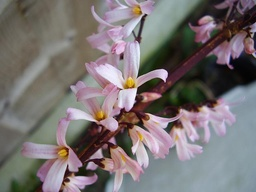
#> input picture python-code/opengl-learning/resources/images/f2.jpg, 256 x 192 px, shrunk from 640 x 480 before the run, found by its file name
$ jupyter execute '104-图像特效-暗角滤镜.ipynb'   (shell and % lines are left out)
#> lines starting #> are read from the running program, lines starting #| are printed output that depends on the picture
# 图像特效-暗角滤镜

[cell 1]
from scipy import signal
import numpy as np
import cv2
import matplotlib.pyplot as plt
import math

[cell 2]
src = cv2.imread('../datas/f2.jpg')
#> src is the input picture: shape (192, 256, 3); mean B, G, R 114.3, 114.2, 120.8
gray = cv2.imread('../datas/f2.jpg',0)
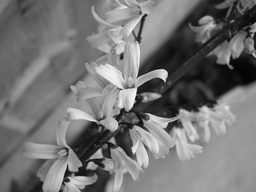
#> gray: shape (192, 256); min 3, max 254, mean 116.2
rgb = cv2.cvtColor(src,cv2.COLOR_BGR2RGB)

[cell 3]
def dark_corner(src,dark_radius=3,last_level=30):
#> called with dark_radius = 5, last_level = 60
    height,width = src.shape[0],src.shape[1]
#> height = 192; width = 256
    srcf = np.float32(src)
    dst = srcf.copy()
    #暗角级别 分1-10级
    R = dark_radius
    xLength = R * 2 + 1
    #暗角最终的级别 0 - 255
    lastLevel = last_level
    # 计算中心点
    middleX = width * 2 // 3
#> middleX = 170
    middleY = height * 1// 2
#> middleY = 96

    #计算距中心点最长距离
    maxDistance =  math.sqrt(middleX ** 2 + middleY**2)
#> maxDistance = 195.2
    # 开始产生暗角的距离
    startDistance = int(maxDistance * (1 - R / 10))
#> startDistance = 97
    def cal_distance(p1,p2):
        return math.sqrt(p1 ** 2 + p2 ** 2)
    # 基于三次贝塞尔曲线
    def cube_bezer_curve(x, p0, p1, p2, p3):
        return p0 * math.pow((1 - x), 3) + 3 * p1 * x * math.pow((1 - x), 2) + 3 * p2 * x * x * (1 - x) + p3 * math.pow(x, 3)
    #计算当前点应增加的暗度
    def cal_dark(x, y, p):
        distance = math.sqrt((x - middleX) ** 2 + (y - middleY) ** 2)
        currBilv = (distance - startDistance) / (maxDistance - startDistance)
        if(currBilv < 0):
            currBilv = 0
        # 应该增加暗度
        return  cube_bezer_curve(currBilv, 0, 0.02, 0.3, 1) * p * lastLevel / 255
    for i in range(height):
        for j in range(width):
            dDarkness = cal_dark(j,i,src[i,j])
            dst[i,j] -= dDarkness
#> this loop made 192 passes
    dst = np.clip(dst,0,255)
    return np.uint8(dst)
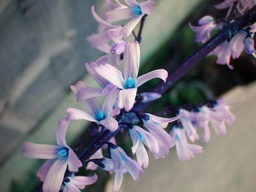
#> returned value: shape (192, 256, 3); mean of channels 0, 1, 2 118.4, 111.9, 112.1; drawn as B, G, R

[cell 4]
dst = dark_corner(rgb,dark_radius=5,last_level=60)

[cell 5]
plt.imshow(dst)

[cell 6]
plt.imshow(np.abs(dst - rgb))
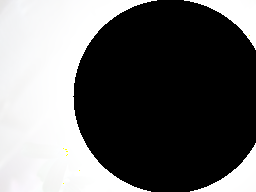
#> shown: shape (192, 256, 3); mean R, G, B 103.7, 103.7, 103.8

$ run again, with python-code/opengl-learning/resources/images/f1.jpg copied over python-code/opengl-learning/resources/images/f2.jpg
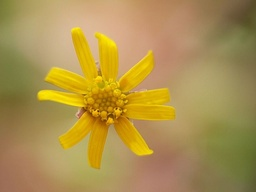
#> input picture python-code/opengl-learning/resources/images/f1.jpg, 256 x 192 px, shrunk from 640 x 480 before the run, found by its file name
#> src is the input picture: shape (192, 256, 3); mean B, G, R 78.9, 145.8, 173.2
#> `gray = cv2.imread('../datas/f2.jpg',0)`:
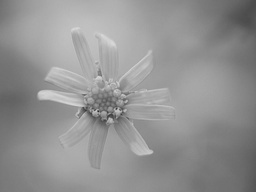
#> gray: shape (192, 256); min 41, max 216, mean 146.4
#> the loop in dark_corner, `for i in range(height):` made 192 passes
#> `[cell 6] plt.imshow(np.abs(dst - rgb))`:
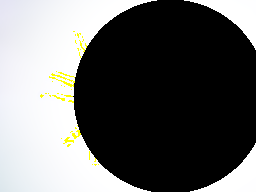
#> shown: shape (192, 256, 3); mean R, G, B 102.7, 103.1, 102.3

$ run again, with python-code/opengl-learning/resources/images/f3.jpg copied over python-code/opengl-learning/resources/images/f2.jpg
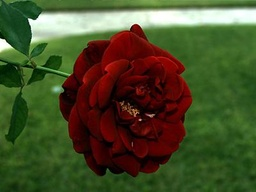
#> input picture python-code/opengl-learning/resources/images/f3.jpg, 256 x 192 px, shrunk from 400 x 300 before the run, found by its file name
#> src is the input picture: shape (192, 256, 3); mean B, G, R 41.4, 78.7, 72.3
#> `gray = cv2.imread('../datas/f2.jpg',0)`:
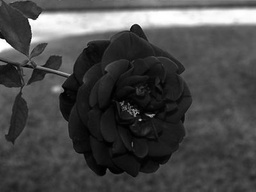
#> gray: shape (192, 256); min 0, max 255, mean 72.5
#> the loop in dark_corner, `for i in range(height):` made 192 passes
#> `[cell 6] plt.imshow(np.abs(dst - rgb))`:
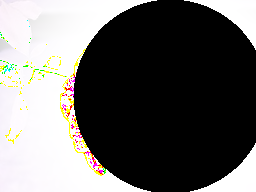
#> shown: shape (192, 256, 3); mean R, G, B 104.2, 102.9, 101.2

$ run again, with python-code/opengl-learning/resources/images/f4.jpg copied over python-code/opengl-learning/resources/images/f2.jpg
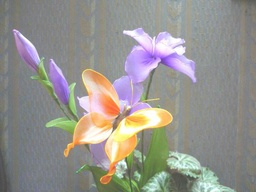
#> input picture python-code/opengl-learning/resources/images/f4.jpg, 256 x 192 px, shrunk from 640 x 480 before the run, found by its file name
#> src is the input picture: shape (192, 256, 3); mean B, G, R 142.8, 147.8, 150
#> `gray = cv2.imread('../datas/f2.jpg',0)`:
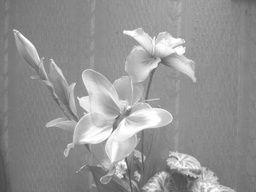
#> gray: shape (192, 256); min 74, max 255, mean 147.9
#> the loop in dark_corner, `for i in range(height):` made 192 passes
#> in dark_corner, `return np.uint8(dst)`:
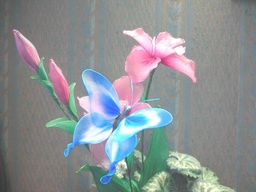
#> returned value: shape (192, 256, 3); mean of channels 0, 1, 2 147.4, 145.1, 140.1; drawn as B, G, R
